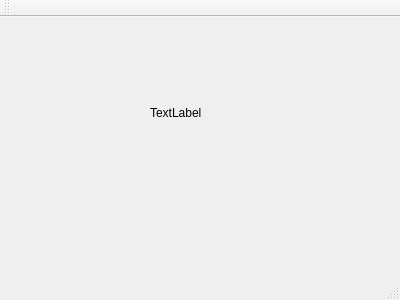
<?xml version="1.0" encoding="UTF-8"?>
<ui version="4.0">
 <class>MainWindow</class>
 <widget class="QMainWindow" name="MainWindow">
  <property name="geometry">
   <rect>
    <x>0</x>
    <y>0</y>
    <width>400</width>
    <height>300</height>
   </rect>
  </property>
  <property name="windowTitle">
   <string>MainWindow</string>
  </property>
  <widget class="QWidget" name="centralWidget">
   <widget class="QLabel" name="label">
    <property name="geometry">
     <rect>
      <x>150</x>
      <y>70</y>
      <width>101</width>
      <height>51</height>
     </rect>
    </property>
    <property name="text">
     <string>TextLabel</string>
    </property>
   </widget>
  </widget>
  <widget class="QMenuBar" name="menuBar">
   <property name="geometry">
    <rect>
     <x>0</x>
     <y>0</y>
     <width>400</width>
     <height>21</height>
    </rect>
   </property>
  </widget>
  <widget class="QToolBar" name="mainToolBar">
   <attribute name="toolBarArea">
    <enum>TopToolBarArea</enum>
   </attribute>
   <attribute name="toolBarBreak">
    <bool>false</bool>
   </attribute>
  </widget>
  <widget class="QStatusBar" name="statusBar"/>
 </widget>
 <layoutdefault spacing="6" margin="11"/>
 <resources/>
 <connections/>
</ui>
